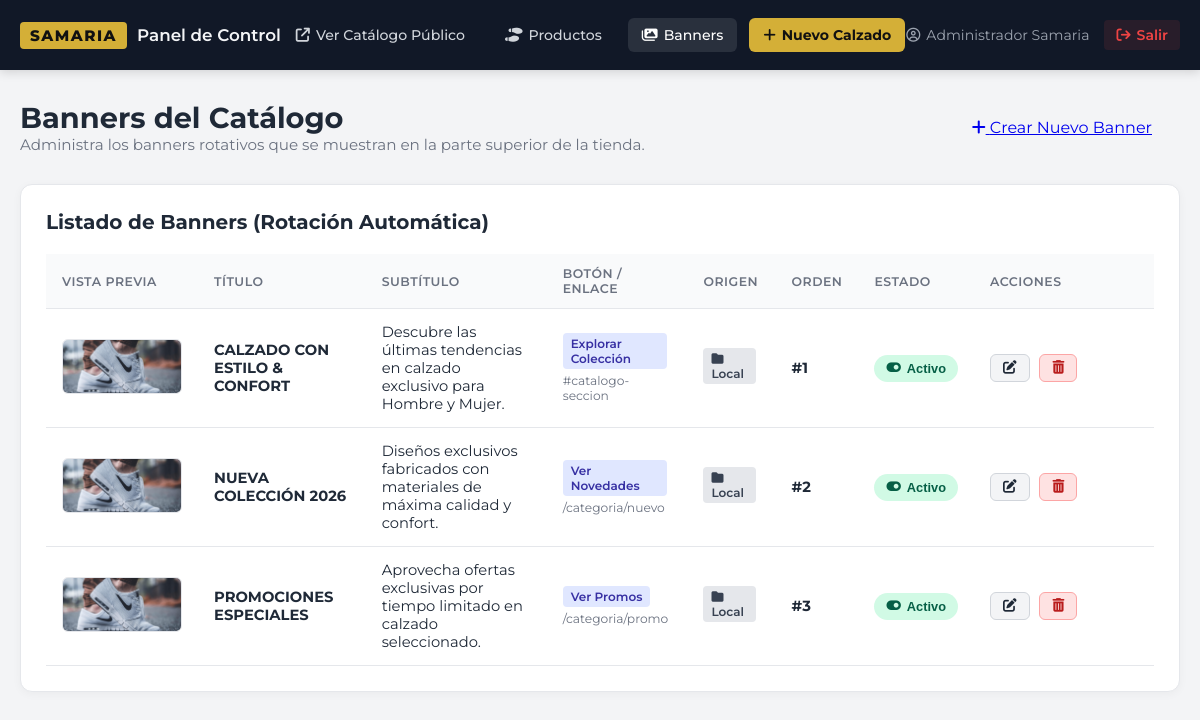
The app's page /admin/banners (signed in) with its own data.
### tables this page shows
CREATE TABLE banners (
    id INTEGER PRIMARY KEY AUTOINCREMENT,
    titulo TEXT NOT NULL,
    subtitulo TEXT,
    texto_boton TEXT DEFAULT 'Explorar Colección',
    enlace_url TEXT DEFAULT '#catalogo-seccion',
    imagen_url TEXT NOT NULL,
    origen TEXT NOT NULL DEFAULT 'local', -- 'local', 'drive', 'url'
    orden INTEGER NOT NULL DEFAULT 0,
    activo INTEGER NOT NULL DEFAULT 1,
    fecha_creacion DATETIME NOT NULL DEFAULT CURRENT_TIMESTAMP
);

### app/routes/admin.py (the view)
@admin_bp.route('/banners', strict_slashes=False)
@login_required
def banners_list():
    banners = BannerModel.get_all()
    return render_template('admin/banners.html', banners=banners)

### app/database.py (called while the page is built)
def get_db():
    if 'db' not in g:
        db_path = current_app.config['DATABASE']
        os.makedirs(os.path.dirname(db_path), exist_ok=True)
        g.db = sqlite3.connect(
            db_path,
            detect_types=sqlite3.PARSE_DECLTYPES
        )
        g.db.row_factory = sqlite3.Row
        g.db.execute('PRAGMA foreign_keys = ON;')
    return g.db

def query_db(query, args=(), one=False):
    cur = get_db().execute(query, args)
    rv = cur.fetchall()
    cur.close()
    return (rv[0] if rv else None) if one else rv

### app/models/banner.py (called while the page is built)
    @staticmethod
    def get_all():
        return query_db('SELECT * FROM banners ORDER BY orden ASC, id DESC')

### app/routes/auth.py (called while the page is built)
def login_required(f):
    @wraps(f)
    def decorated_function(*args, **kwargs):
        if 'user_id' not in session:
            flash('Por favor inicie sesión para acceder al panel de administración.', 'warning')
            return redirect(url_for('auth.login', next=request.url))
        return f(*args, **kwargs)
    return decorated_function

### app/templates/admin/banners.html (shortened to what this page needs)
{% extends 'admin/base_admin.html' %}
{% block content %}
<div class="admin-dashboard-container">
    <div class="dashboard-header">
        <div>
            <h1 class="page-title">Banners del Catálogo</h1>
            <p class="page-subtitle">Administra los banners rotativos que se muestran en la parte superior de la tienda.</p>
        </div>
        <div class="dashboard-actions">
            <a href="{{ url_for('admin.banner_new') }}" class="btn btn-primary btn-lg">
                <i class="fa-solid fa-plus"></i> Crear Nuevo Banner
            </a>
        </div>
    </div>
    <div class="admin-card">
        <div class="card-header-bar">
            <h2 class="card-title">Listado de Banners (Rotación Automática)</h2>
        </div>
        <div class="table-responsive">
            <table class="admin-table">
                <thead>
                    <tr>
                        <th style="width: 140px;">Vista Previa</th>
                        <th>Título</th>
                        <th>Subtítulo</th>
                        <th>Botón / Enlace</th>
                        <th>Origen</th>
                        <th>Orden</th>
                        <th>Estado</th>
                        <th style="width: 180px;" class="text-right">Acciones</th>
                    </tr>
                </thead>
                <tbody>
                    {% for b in banners %}
                        <tr>
                            <td>
                                <img src="{{ b.imagen_url|img_url(b.origen) }}"
                                     alt="{{ b.titulo }}"
                                     style="width: 120px; height: 55px; object-fit: cover; border-radius: 6px; border: 1px solid var(--admin-border);">
                            </td>
                            <td><strong>{{ b.titulo }}</strong></td>
                            <td><span class="text-muted">{{ b.subtitulo or 'Sin subtítulo' }}</span></td>
                            <td>
                                <span class="badge-cat" style="background:#e0e7ff; color:#3730a3;">{{ b.texto_boton }}</span>
                                <small style="display:block; color:#6b7280;">{{ b.enlace_url }}</small>
                            </td>
                            <td>
                                {% if b.origen == 'drive' %}
                                    <span class="badge-cat" style="background:#fef3c7; color:#92400e;"><i class="fa-brands fa-google-drive"></i> Google Drive</span>
                                {% else %}
                                    <span class="badge-cat" style="background:#e5e7eb; color:#374151;"><i class="fa-solid fa-folder"></i> Local</span>
                                {% endif %}
                            </td>
                            <td><strong>#{{ b.orden }}</strong></td>
                            <td>
                                <form action="{{ url_for('admin.banner_toggle', banner_id=b.id) }}" method="POST" style="display:inline;">
                                    <button type="submit" class="status-toggle-btn {% if b.activo == 1 %}status-active{% else %}status-inactive{% endif %}" title="Alternar visibilidad">
                                        {% if b.activo == 1 %}
                                            <i class="fa-solid fa-toggle-on"></i> Activo
                                        {% else %}
                                            <i class="fa-solid fa-toggle-off"></i> Inactivo
                                        {% endif %}
                                    </button>
                                </form>
                            </td>
                            <td class="text-right">
                                <a href="{{ url_for('admin.banner_edit', banner_id=b.id) }}" class="btn-action btn-edit" title="Editar banner">
                                    <i class="fa-solid fa-pen-to-square"></i>
                                </a>
                                <form action="{{ url_for('admin.banner_delete', banner_id=b.id) }}"
                                      method="POST"
                                      style="display:inline;"
                                      onsubmit="return confirm('¿Eliminar este banner?');">
                                    <button type="submit" class="btn-action btn-delete" title="Eliminar banner">
                                        <i class="fa-solid fa-trash-can"></i>
                                    </button>
                                </form>
                            </td>
                        </tr>
                    {% endfor %}
                </tbody>
            </table>
        </div>
    </div>
</div>
{% endblock %}

### app/static/css/admin.css (style rules this page uses)
:root { --admin-bg: #f3f4f6; --admin-sidebar: #111827; --admin-primary: #1f2937; --admin-accent: #d4af37; --admin-card: #ffffff; --admin-border: #e5e7eb; --admin-text: #1f2937; --admin-muted: #6b7280; --admin-success: #10b981; --admin-danger: #ef4444; --admin-warning: #f59e0b; }
* { margin: 0; padding: 0; box-sizing: border-box; }
body.admin-body { font-family: 'Montserrat', sans-serif; background-color: var(--admin-bg); color: var(--admin-text); min-height: 100vh; display: flex; flex-direction: column; }
.dashboard-header { display: flex; justify-content: space-between; align-items: center; flex-wrap: wrap; gap: 20px; margin-bottom: 30px; }
.page-title { font-size: 1.8rem; font-weight: 700; color: var(--admin-primary); }
.page-subtitle { font-size: 0.95rem; color: var(--admin-muted); }
.admin-card { background: var(--admin-card); border-radius: 12px; border: 1px solid var(--admin-border); box-shadow: 0 2px 10px rgba(0,0,0,0.04); padding: 25px; margin-bottom: 30px; }
.card-header-bar { display: flex; justify-content: space-between; align-items: center; flex-wrap: wrap; gap: 15px; margin-bottom: 20px; }
.card-title { font-size: 1.25rem; font-weight: 700; color: var(--admin-primary); }
.table-responsive { overflow-x: auto; }
.admin-table { width: 100%; border-collapse: collapse; font-size: 0.92rem; }
.admin-table th { background-color: #f9fafb; padding: 12px 16px; text-align: left; font-weight: 600; color: var(--admin-muted); border-bottom: 1px solid var(--admin-border); text-transform: uppercase; font-size: 0.78rem; letter-spacing: 0.5px; }
.admin-table td { padding: 14px 16px; border-bottom: 1px solid var(--admin-border); vertical-align: middle; }
.badge-cat { display: inline-block; padding: 3px 8px; border-radius: 4px; font-size: 0.75rem; font-weight: 600; margin-right: 4px; margin-bottom: 4px; }
.status-toggle-btn { border: none; padding: 6px 12px; border-radius: 50px; font-size: 0.8rem; font-weight: 700; cursor: pointer; display: inline-flex; align-items: center; gap: 6px; transition: all 0.2s; }
.status-active { background: #d1fae5; color: #065f46; }
.btn-action { display: inline-flex; align-items: center; gap: 6px; padding: 6px 12px; border-radius: 6px; font-size: 0.85rem; font-weight: 600; text-decoration: none; border: 1px solid transparent; cursor: pointer; transition: all 0.2s; }
.btn-edit { background: #f3f4f6; color: #1f2937; border-color: #d1d5db; margin-right: 6px; }
.btn-delete { background: #fee2e2; color: #b91c1c; border-color: #fca5a5; }
.btn-lg { padding: 12px 28px; font-size: 1rem; }

### records on screen
banners: imagen_url|img_url (picture), titulo "CALZADO CON ESTILO & CONFORT", subtitulo "Descubre las últimas tendencias en calzado exclusivo para Hombre y Mujer.", texto_boton "Explorar Colección", enlace_url "#catalogo-seccion", shows "Local", orden "1", activo 1 (drawn)
banners: imagen_url|img_url (picture), titulo "NUEVA COLECCIÓN 2026", subtitulo "Diseños exclusivos fabricados con materiales de máxima calidad y confort.", texto_boton "Ver Novedades", enlace_url "/categoria/nuevo", shows "Local", orden "2", activo 1 (drawn)
banners: imagen_url|img_url (picture), titulo "PROMOCIONES ESPECIALES", subtitulo "Aprovecha ofertas exclusivas por tiempo limitado en calzado seleccionado.", texto_boton "Ver Promos", enlace_url "/categoria/promo", shows "Local", orden "3", activo 1 (drawn)

### other values on screen
{{ session.get('user_nombre', 'Administrador') }} "Administrador Samaria"
